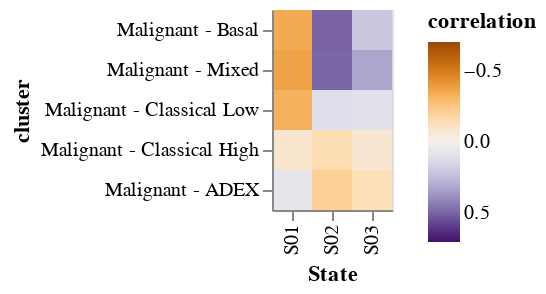

Notebook code cell kept with this figure:
### Code cell
cts = ['Malignant - Basal', 'Malignant - Mixed', 'Malignant - Classical Low', 'Malignant - Classical High',
      'Malignant - ADEX']

# limit to tumor centric types
alt.Chart(source).mark_rect().encode(
    x=alt.X('State', sort=ss),
    y=alt.Y('cluster', sort=cts),
    color=alt.Color('correlation:Q', scale=alt.Scale(scheme='purpleorange', domain=[.7, -.7]))
)

### Figure 1 — Vega-Lite specification as saved in the notebook (floating-point values rounded to 4 significant figures)
{"config": {"view": {"continuousWidth": 400, "continuousHeight": 300}}, "data": {"name": "data-bc02698e7405d16e8677a7799a37d96b"}, "mark": "rect", "encoding": {"color": {"type": "quantitative", "field": "correlation", "scale": {"domain": [0.7, -0.7], "scheme": "purpleorange"}}, "x": {"type": "nominal", "field": "State", "sort": ["S01", "S02", "S03"]}, "y": {"type": "nominal", "field": "cluster", "sort": ["Malignant - Basal", "Malignant - Mixed", "Malignant - Classical Low", "Malignant - Classical High", "Malignant - ADEX"]}}, "$schema": "https://vega.github.io/schema/vega-lite/v4.8.1.json", "datasets": {"data-bc02698e7405d16e8677a7799a37d96b": [{"State": "S01", "cluster": "Malignant - Basal", "correlation": -0.3472, "p-value": 1.494e-10, "-log2(p)": 32.64}, {"State": "S01", "cluster": "Malignant - Mixed", "correlation": -0.368, "p-value": 9.202e-12, "-log2(p)": 36.66}, {"State": "S01", "cluster": "Malignant - ADEX", "correlation": 0.06534, "p-value": 0.2423, "-log2(p)": 2.045}, {"State": "S01", "cluster": "Malignant - Classical Low", "correlation": -0.3258, "p-value": 2.134e-09, "-log2(p)": 28.8}, {"State": "S01", "cluster": "Malignant - Classical High", "correlation": -0.07989, "p-value": 0.1526, "-log2(p)": 2.712}, {"State": "S02", "cluster": "Malignant - Basal", "correlation": 0.4957, "p-value": 2.286e-21, "-log2(p)": 68.57}, {"State": "S02", "cluster": "Malignant - Mixed", "correlation": 0.4873, "p-value": 1.317e-20, "-log2(p)": 66.04}, {"State": "S02", "cluster": "Malignant - ADEX", "correlation": -0.2091, "p-value": 0.0001566, "-log2(p)": 12.64}, {"State": "S02", "cluster": "Malignant - Classical Low", "correlation": 0.1134, "p-value": 0.04198, "-log2(p)": 4.574}, {"State": "S02", "cluster": "Malignant - Classical High", "correlation": -0.159, "p-value": 0.004241, "-log2(p)": 7.881}, {"State": "S03", "cluster": "Malignant - Basal", "correlation": 0.207, "p-value": 0.0001841, "-log2(p)": 12.41}, {"State": "S03", "cluster": "Malignant - Mixed", "correlation": 0.3222, "p-value": 3.258e-09, "-log2(p)": 28.19}, {"State": "S03", "cluster": "Malignant - ADEX", "correlation": -0.1387, "p-value": 0.01271, "-log2(p)": 6.298}, {"State": "S03", "cluster": "Malignant - Classical Low", "correlation": 0.09613, "p-value": 0.08502, "-log2(p)": 3.556}, {"State": "S03", "cluster": "Malignant - Classical High", "correlation": -0.0753, "p-value": 0.1777, "-log2(p)": 2.493}]}}
